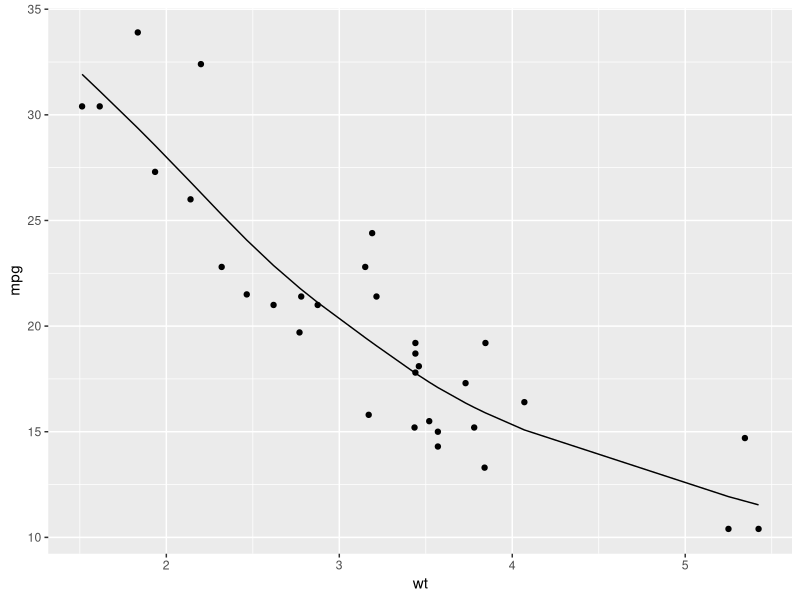

The R source for this figure:
library(broom)


### Name: augment.smooth.spline
### Title: Tidy a(n) smooth.spline object
### Aliases: augment.smooth.spline smooth.spline_tidiers

### ** Examples


spl <- smooth.spline(mtcars$wt, mtcars$mpg, df = 4)
augment(spl, mtcars)
augment(spl)  # calls original columns x and y

library(ggplot2)
ggplot(augment(spl, mtcars), aes(wt, mpg)) +
    geom_point() + geom_line(aes(y = .fitted))
